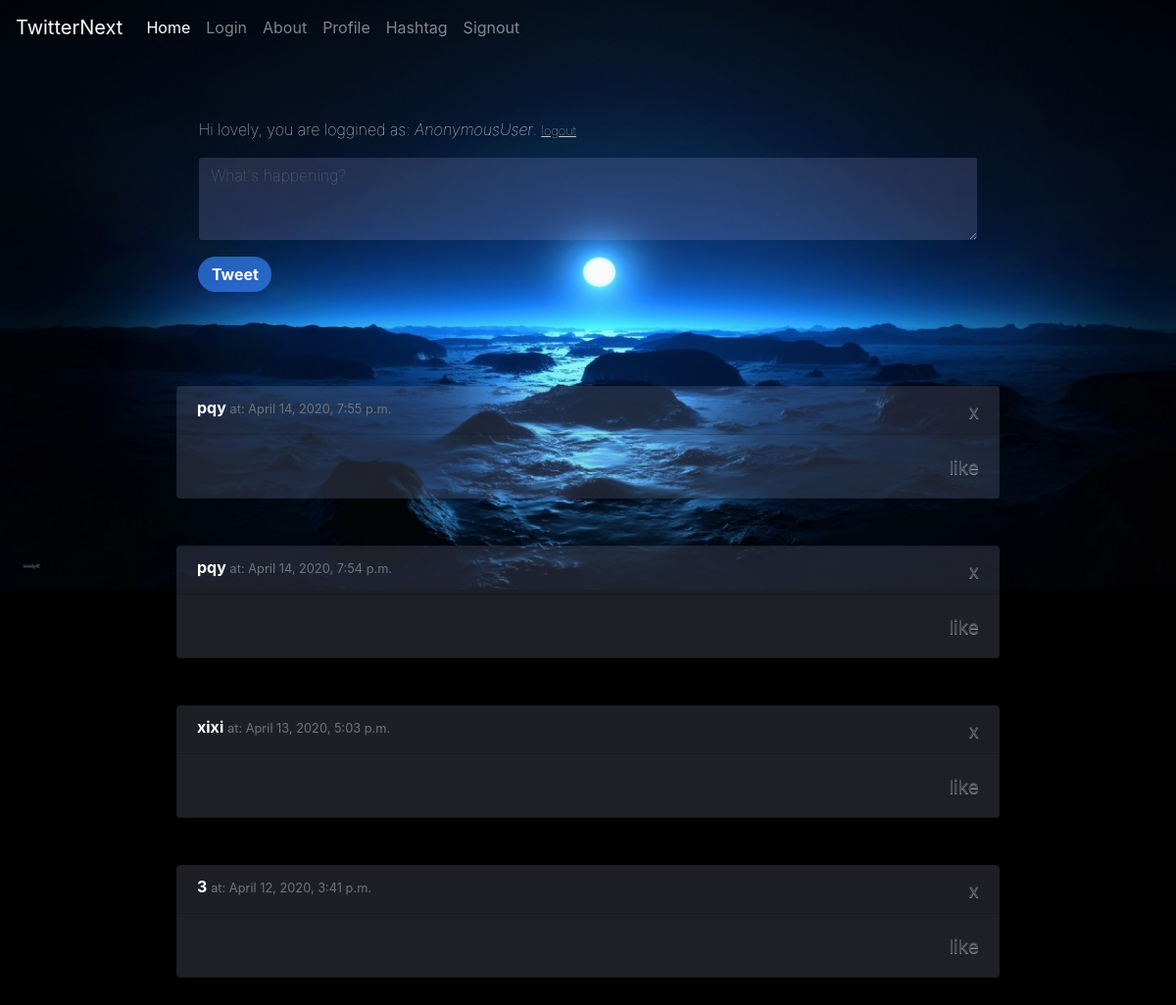
Before: /home/ with the older database file.
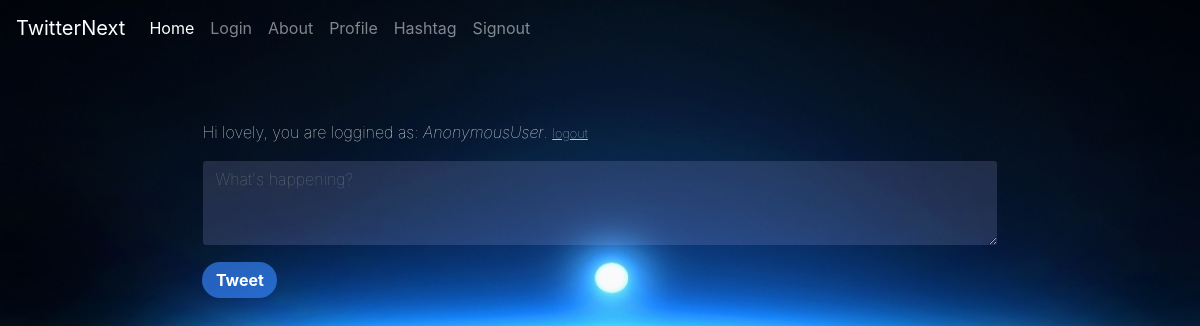
After: the same page with the newer database file.
### core/models.py (models this page shows, shortened)
class Tweet(models.Model):
    body = models.CharField(max_length=280)
    created_at = models.DateTimeField(auto_now=True)
    author = models.ForeignKey(User, on_delete=models.DO_NOTHING)
    likes = models.ManyToManyField(User, related_name='likes')
    parsed = models.ManyToManyField('TextPair')

### core/views.py (the view, shortened to what this page needs)
# urls.py: 2. Add a URL to urlpatterns:  path('', views.home, name='home')
def home(request):
    tweets = Tweet.objects.order_by("created_at").reverse()
    return render(request, "home.html", {"tweets" : tweets, "user": request.user, "valid": True})

### core/templates/home.html (shortened to what this page needs)
<!DOCTYPE html>
<html lang="en">
  <head>
    <link rel="stylesheet" href="https://stackpath.bootstrapcdn.com/bootstrap/4.4.1/css/bootstrap.min.css">
    {% load static %}
    <link rel="stylesheet" type="text/css" href="{% static 'new.css' %}">
  </head>
  <body class="black">
    <nav class="navbar navbar-expand-lg navbar-dark bg-transparent">
      <a class="navbar-brand active" href="/home">TwitterNext</a>
      <div class="collapse navbar-collapse" id="navbarSupportedContent">
        <ul class="navbar-nav mr-auto">
          <li class="nav-item active">
            <a class="nav-link" href="/home">
              Home <span class="sr-only">(current)</span></a>
          </li>
          <li class="nav-item">
            <a class="nav-link" href="/login">Login</a>
          </li>
          <li class="nav-item">
            <a class="nav-link" href="/about">About</a>
          </li>
          <li class="nav-item">
            <a class="nav-link" href="/profile">Profile</a>
          </li>
          <li class="nav-item">
             <a class="nav-link" href="/hashtagAll">Hashtag</a>
          </li>
           <li class="nav-item">
            <a class="nav-link" href="/signout">Signout</a>
          </li>
        </ul>
      </div>
    </nav>
    <div class="jumbotron bg-transparent">
      <div class="mx-auto dark" style="width: 70%; border-radius: 0px;">
        <p class="muted-text">
        Hi lovely, you are loggined as: <em>{{user}}</em>. <a href="/signout";"><small><u>logout</u></small></a>
        <br>
         </p>
        <form method="POST" action="/home/">
          <div class="mr-auto pull-right">
          <div class="form-group  pull-right">
            <textarea name="body" class="form-control" placeholder="What's happening?" rows="3"
            style="background-color: rgba(187, 188, 255, 0.164);
            border-color: transparent;"></textarea>
          </div>
          <button type="submit" formmethod="post" class="btn btn-info"
          style="background-color: #3988ffa4;
                 border-width: 0px;
                 border-radius: 24px;
                 min-width: 75px;"> <strong>Tweet</strong> </button>
          </div>
        </form>
      </div>
    </div>
  {% for tweet in tweets %}
    <div class="card mx-auto text-white bg-dark mb-5" style="width: 70%">
      <h6 class="card-header font-weight-light mb-0 align-text-bottom">
        <b class = "font-weight-bold">{{tweet.author}}   </b><small class="text-muted">at: {{tweet.created_at}}</small>
        <a class="close text-muted" href="/delete?id={{tweet.id}}"><small>x</small></a>
      </h6>
      <div class="card-body">
        <p class="card-text">
          <a class="text-muted close" href="/like?id={{tweet.id}}"><small>like</small></a> </p>
      </div>
    </div>
  {%endfor%}
  </body>
</html>

Changed rows visible on the page:
removed Tweet: author "pqy", created_at "April 14, 2020, 7:55 p.m."
removed Tweet: author "pqy", created_at "April 14, 2020, 7:54 p.m."
removed Tweet: author "xixi", created_at "April 13, 2020, 5:03 p.m."
removed Tweet: author "3", created_at "April 12, 2020, 3:41 p.m."
